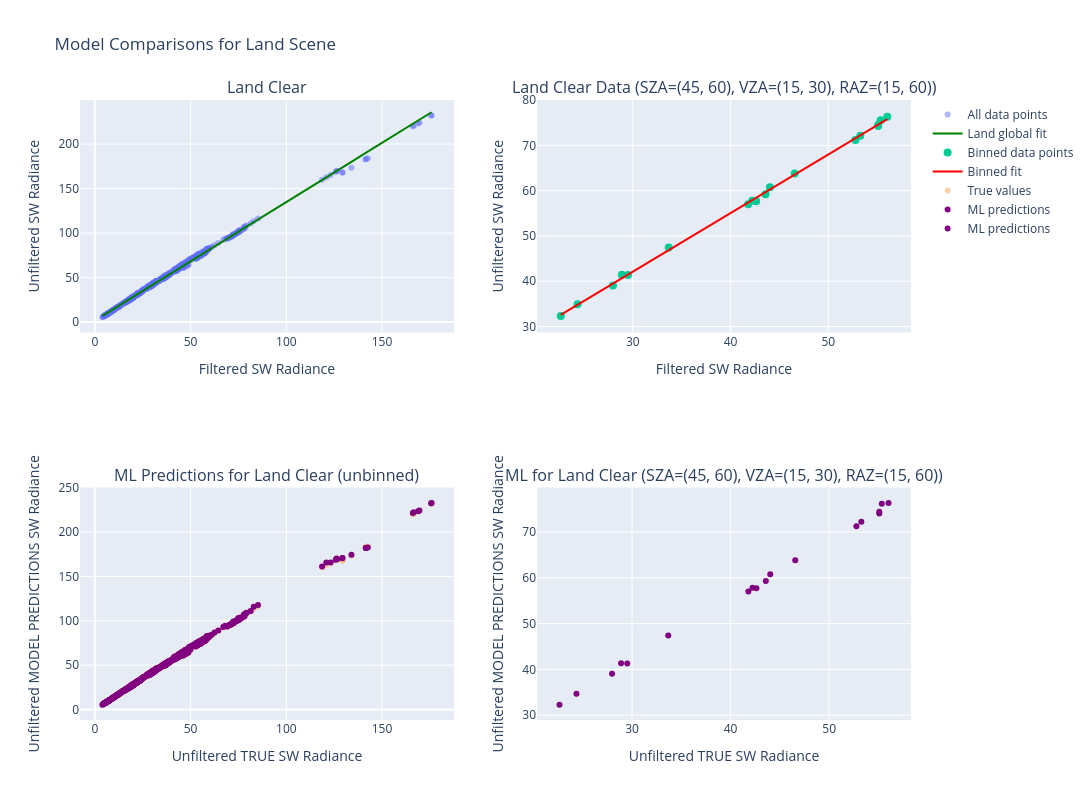

Source (notebook cell):
### Code cell
compare_global_vs_bin_fit_interactive(
    land_clear,
    scene="Land",
    sza_range=(45,60),
    vza_range=(15,30),
    raz_range=(15,60),
    degree=1,
    ml_model=test_model,
    name="Land Clear"
)

### Figure 1 — Plotly figure (JSON) as saved in the notebook; plotly's stock layout.template omitted (floating-point values rounded to 4 significant figures; data arrays with more than 128 entries replaced by an {"elided": "..."} marker saying what was removed)
{"data": [{"hovertemplate": "Filtered SW: %{x:.2f}<br>Unfiltered SW: %{y:.2f}", "marker": {"opacity": 0.5, "size": 6}, "mode": "markers", "name": "All data points", "type": "scatter", "x": {"elided": "630 float values"}, "xaxis": "x", "y": {"elided": "630 float values"}, "yaxis": "y"}, {"line": {"color": "green", "width": 2}, "mode": "lines", "name": "Land global fit", "type": "scatter", "x": {"elided": "630 float values"}, "xaxis": "x", "y": {"elided": "630 float values"}, "yaxis": "y"}, {"hovertemplate": "Filtered SW: %{x:.2f}<br>Unfiltered SW: %{y:.2f}", "marker": {"size": 8}, "mode": "markers", "name": "Binned data points", "type": "scatter", "x": [55.09, 41.8, 52.77, 22.63, 27.97, 42.62, 55.09, 42.22, 53.27, 24.35, 29.51, 43.57, 56.03, 44.02, 55.35, 28.88, 33.67, 46.56], "xaxis": "x2", "y": [74.27, 56.97, 71.18, 32.35, 39.05, 57.67, 74.52, 57.79, 72.14, 34.89, 41.37, 59.23, 76.35, 60.75, 75.52, 41.44, 47.45, 63.79], "yaxis": "y2"}, {"line": {"color": "red", "width": 2}, "mode": "lines", "name": "Binned fit", "type": "scatter", "x": [22.63, 24.35, 27.97, 28.88, 29.51, 33.67, 41.8, 42.22, 42.62, 43.57, 44.02, 46.56, 52.77, 53.27, 55.09, 55.09, 55.35, 56.03], "xaxis": "x2", "y": [32.56, 34.79, 39.47, 40.65, 41.46, 46.85, 57.38, 57.93, 58.44, 59.68, 60.26, 63.54, 71.58, 72.23, 74.59, 74.6, 74.92, 75.81], "yaxis": "y2"}, {"hovertemplate": "Filtered SW: %{x:.2f}<br>True Unfiltered: %{y:.2f}", "marker": {"opacity": 0.5, "size": 6}, "mode": "markers", "name": "True values", "type": "scatter", "x": {"elided": "630 float values"}, "xaxis": "x3", "y": {"elided": "630 float values"}, "yaxis": "y3"}, {"hovertemplate": "Filtered SW: %{x:.2f}<br>Predicted: %{y:.2f}", "marker": {"color": "purple", "size": 6}, "mode": "markers", "name": "ML predictions", "type": "scatter", "x": {"elided": "630 float values"}, "xaxis": "x3", "y": {"elided": "630 float values"}, "yaxis": "y3"}, {"hovertemplate": "Filtered SW: %{x:.2f}<br>Predicted: %{y:.2f}", "marker": {"color": "purple", "size": 6}, "mode": "markers", "name": "ML predictions", "type": "scatter", "x": [55.09, 41.8, 52.77, 22.63, 27.97, 42.62, 55.09, 42.22, 53.27, 24.35, 29.51, 43.57, 56.03, 44.02, 55.35, 28.88, 33.67, 46.56], "xaxis": "x4", "y": [74.08, 57.02, 71.29, 32.31, 39.07, 57.72, 74.45, 57.86, 72.23, 34.71, 41.31, 59.28, 76.37, 60.76, 76.2, 41.37, 47.42, 63.83], "yaxis": "y4"}], "layout": {"annotations": [{"font": {"size": 16}, "showarrow": false, "text": "Land Clear", "x": 0.225, "xanchor": "center", "xref": "paper", "y": 1, "yanchor": "bottom", "yref": "paper"}, {"font": {"size": 16}, "showarrow": false, "text": "Land Clear Data (SZA=(45, 60), VZA=(15, 30), RAZ=(15, 60))", "x": 0.775, "xanchor": "center", "xref": "paper", "y": 1, "yanchor": "bottom", "yref": "paper"}, {"font": {"size": 16}, "showarrow": false, "text": "ML Predictions for Land Clear (unbinned)", "x": 0.225, "xanchor": "center", "xref": "paper", "y": 0.375, "yanchor": "bottom", "yref": "paper"}, {"font": {"size": 16}, "showarrow": false, "text": "ML for Land Clear (SZA=(45, 60), VZA=(15, 30), RAZ=(15, 60))", "x": 0.775, "xanchor": "center", "xref": "paper", "y": 0.375, "yanchor": "bottom", "yref": "paper"}], "height": 800, "showlegend": true, "title": {"text": "Model Comparisons for Land Scene"}, "width": 1200, "xaxis": {"anchor": "y", "domain": [0, 0.45], "title": {"text": "Filtered SW Radiance"}}, "xaxis2": {"anchor": "y2", "domain": [0.55, 1], "title": {"text": "Filtered SW Radiance"}}, "xaxis3": {"anchor": "y3", "domain": [0, 0.45], "title": {"text": "Unfiltered TRUE SW Radiance"}}, "xaxis4": {"anchor": "y4", "domain": [0.55, 1], "title": {"text": "Unfiltered TRUE SW Radiance"}}, "yaxis": {"anchor": "x", "domain": [0.625, 1], "title": {"text": "Unfiltered SW Radiance"}}, "yaxis2": {"anchor": "x2", "domain": [0.625, 1], "title": {"text": "Unfiltered SW Radiance"}}, "yaxis3": {"anchor": "x3", "domain": [0, 0.375], "title": {"text": "Unfiltered MODEL PREDICTIONS SW Radiance"}}, "yaxis4": {"anchor": "x4", "domain": [0, 0.375], "title": {"text": "Unfiltered MODEL PREDICTIONS SW Radiance"}}}}
